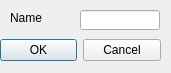
<?xml version="1.0" encoding="UTF-8"?>
<ui version="4.0">
 <class>NewProfileDialog</class>
 <widget class="QDialog" name="NewProfileDialog">
  <property name="geometry">
   <rect>
    <x>0</x>
    <y>0</y>
    <width>171</width>
    <height>73</height>
   </rect>
  </property>
  <property name="windowTitle">
   <string>Dialog</string>
  </property>
  <widget class="QDialogButtonBox" name="buttonBox">
   <property name="geometry">
    <rect>
     <x>0</x>
     <y>30</y>
     <width>161</width>
     <height>41</height>
    </rect>
   </property>
   <property name="orientation">
    <enum>Qt::Horizontal</enum>
   </property>
   <property name="standardButtons">
    <set>QDialogButtonBox::Cancel|QDialogButtonBox::Ok</set>
   </property>
  </widget>
  <widget class="QLineEdit" name="lineEdit">
   <property name="geometry">
    <rect>
     <x>80</x>
     <y>10</y>
     <width>80</width>
     <height>20</height>
    </rect>
   </property>
  </widget>
  <widget class="QLabel" name="label">
   <property name="geometry">
    <rect>
     <x>10</x>
     <y>10</y>
     <width>32</width>
     <height>16</height>
    </rect>
   </property>
   <property name="text">
    <string>Name:</string>
   </property>
  </widget>
 </widget>
 <resources/>
 <connections>
  <connection>
   <sender>buttonBox</sender>
   <signal>accepted()</signal>
   <receiver>NewProfileDialog</receiver>
   <slot>accept()</slot>
   <hints>
    <hint type="sourcelabel">
     <x>248</x>
     <y>254</y>
    </hint>
    <hint type="destinationlabel">
     <x>157</x>
     <y>274</y>
    </hint>
   </hints>
  </connection>
  <connection>
   <sender>buttonBox</sender>
   <signal>rejected()</signal>
   <receiver>NewProfileDialog</receiver>
   <slot>reject()</slot>
   <hints>
    <hint type="sourcelabel">
     <x>316</x>
     <y>260</y>
    </hint>
    <hint type="destinationlabel">
     <x>286</x>
     <y>274</y>
    </hint>
   </hints>
  </connection>
 </connections>
</ui>
